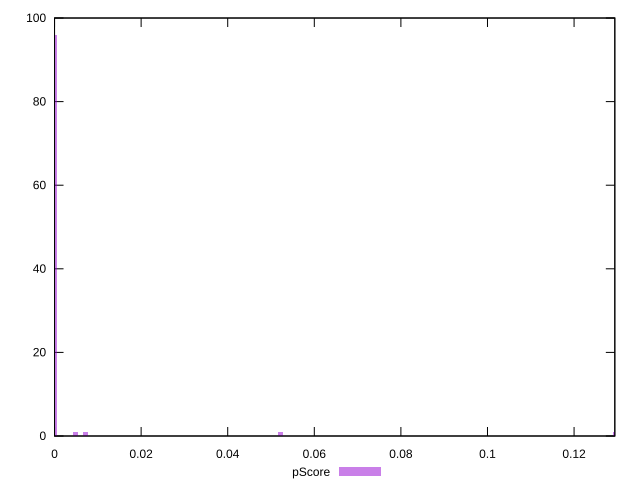

Write gnuplot code to recreate this figure.
reset

$pScore <<EOF
0 96
0.007127747360909797 1
0.12948741038986133 1
0.004751831573939865 1
0.05227014731333852 1
EOF

set key outside below
set boxwidth 0.0011879578934849663
set xrange [0:0.12941176470588234]
set yrange [0:100]
set trange [0:100]
set style fill transparent solid 0.5 noborder
set terminal svg size 640, 490 enhanced background rgb 'white'
set output "report_00015_2021-02-09T16-11-33.973Z/uses-text-compression/samples/pages+cached/pScore/histogram.svg"

plot $pScore title "pScore" with boxes

reset
